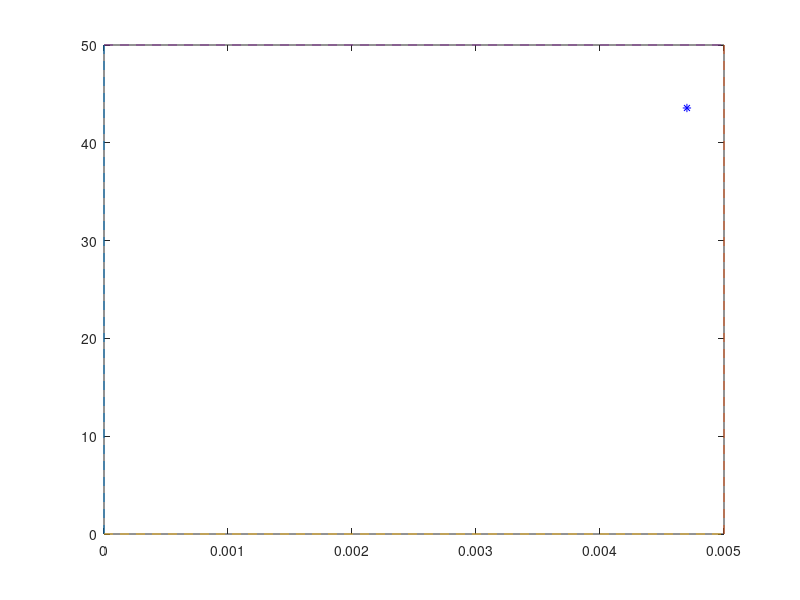

Recreate this plot in MATLAB. (Note: this script raises an error after producing the figure.)
EQPoint = plot(0.004701, 43.56, '* blue');
hold on

% Draw Box
NOA = plot([0 0], [0 50], '--');
plot([.005 .005], [0 50], '--')
plot([0 .005], [0 0], '--')
plot([0 .005], [50 50], '--')

x = [-0.004; -0.003; -0.002; -0.0003; -0.0002; -0.0001; 10^-20; 0.0001; 0.002; 0.003; 0.004];
y = ones(1, 11)*-43.5;

BoBoA = plot(x, y, 'O black');
plot(x, y, 'red');
axis([-.004 .005 -50 50])

title(['Basin of Attraction for \alpha = 85^0']);
xlabel('m_a [kg]')
ylabel('\omega_e [rad/s]')
legend([NOA EQPoint BoBoA], 'NOA', 'Equilibrium Point', 'Boundary of Basin of Attraction', 'Location', 'Best');